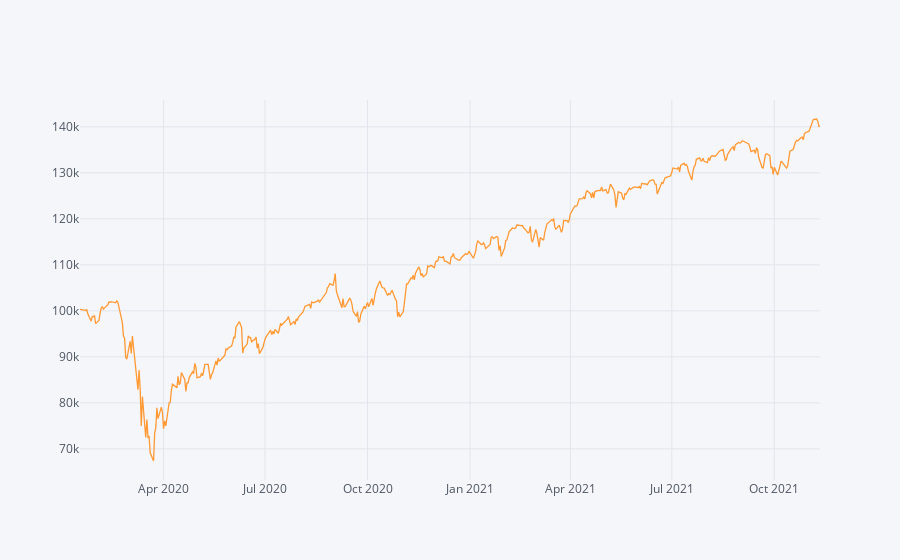

This figure's notebook cell:
### Code cell
#Todo:

# Calculate the Absolute Return of a buy-and-hold strategy in the same period
absolute_return_bh = (r_df.Close.iloc[-1]-r_df.Open.iloc[0])/r_df.Open.iloc[0]*100

# Calculate the CAGR or our trend-following trading strategy
CAGR_bh = ((r_df.Close.iloc[-1]/r_df.Close.iloc[-1])**(365/len(df)))-1

# Calculate the IR (Sharpe without RF-rate) of our trend-following trading strategy
information_ratio_bh = (r_df.Close.pct_change().mean()/r_df.Close.pct_change().std())*((252)**0.5)

#Plot the equity curve (hint: use 'close' returns and your initial capital value to generate an equity curve)
((r_df.Close.pct_change().dropna()+1).cumprod()*starting_capital).iplot()

### Figure 1 — Plotly figure (JSON) as saved in the notebook; plotly's stock layout.template omitted (floating-point values rounded to 4 significant figures; data arrays with more than 128 entries replaced by an {"elided": "..."} marker saying what was removed)
{"data": [{"line": {"color": "rgba(255, 153, 51, 1.0)", "dash": "solid", "shape": "linear", "width": 1.3}, "mode": "lines", "name": "Close", "text": "", "type": "scatter", "x": {"elided": "460 str values"}, "y": {"elided": "460 float values"}}], "layout": {"autosize": true, "legend": {"bgcolor": "#F5F6F9", "font": {"color": "#4D5663"}}, "paper_bgcolor": "#F5F6F9", "plot_bgcolor": "#F5F6F9", "title": {"font": {"color": "#4D5663"}}, "xaxis": {"autorange": true, "gridcolor": "#E1E5ED", "range": ["2020-01-17", "2021-11-11"], "showgrid": true, "tickfont": {"color": "#4D5663"}, "title": {"font": {"color": "#4D5663"}, "text": ""}, "type": "date", "zerolinecolor": "#E1E5ED"}, "yaxis": {"autorange": true, "gridcolor": "#E1E5ED", "range": [63240.0, 145800.0], "showgrid": true, "tickfont": {"color": "#4D5663"}, "title": {"font": {"color": "#4D5663"}, "text": ""}, "type": "linear", "zerolinecolor": "#E1E5ED"}}}
